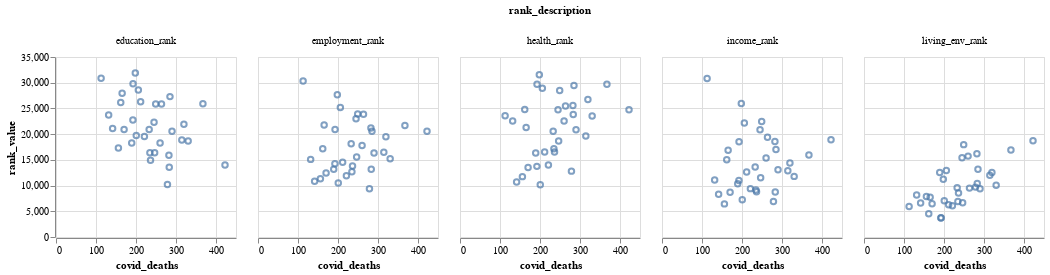

Notebook source saved alongside this figure:
### Code cell
alt.Chart(london_deprivation).mark_point().encode(
    x='covid_deaths:Q',
    y='rank_value:Q', 
    tooltip = ['name']
).properties(
    width=180,
    height=180
).facet(
    column='rank_description:N'
).interactive()

### Figure 1 — Vega-Lite specification as saved in the notebook (floating-point values rounded to 4 significant figures; data arrays with more than 128 entries replaced by an {"elided": "..."} marker saying what was removed)
{"config": {"view": {"continuousWidth": 400, "continuousHeight": 300}}, "data": {"name": "data-e5462b7e12b99f34f118992a125f51a2"}, "facet": {"column": {"type": "nominal", "field": "rank_description"}}, "spec": {"mark": "point", "encoding": {"tooltip": [{"type": "nominal", "field": "name"}], "x": {"type": "quantitative", "field": "covid_deaths"}, "y": {"type": "quantitative", "field": "rank_value"}}, "height": 180, "selection": {"selector008": {"type": "interval", "bind": "scales", "encodings": ["x", "y"]}}, "width": 180}, "$schema": "https://vega.github.io/schema/vega-lite/v4.8.1.json", "datasets": {"data-e5462b7e12b99f34f118992a125f51a2": {"elided": "165 records"}}}
